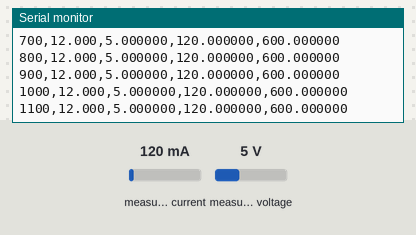
Recording of a program running on a simulated ESP32. Shown: the last lines printed to the serial monitor. The inputs (shaded band) are chosen by the test bench; at power-on: measured current 120 mA, measured voltage 5 V.

Above: at 1.2 s.
1.3 s: measured current set to 40 mA
At 1.31 s:
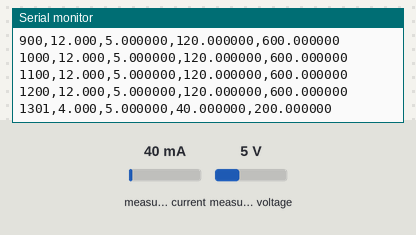
2.8 s: measured voltage set to 0.3 V
At 2.82 s:
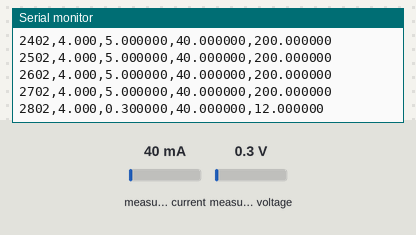
4.3 s: measured current set to 500 mA
At 4.32 s:
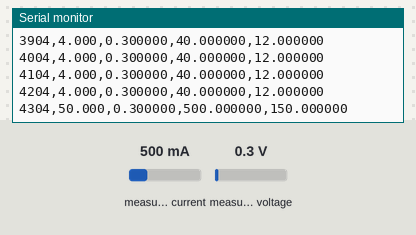
Timing chart, 0 to 7.3 s (numbered marks = the images above; inputs shaded):
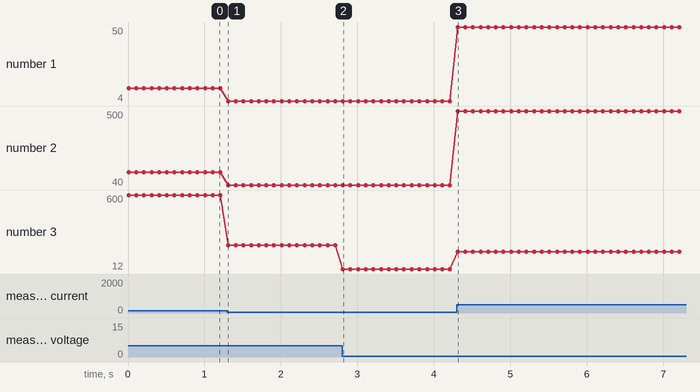

The program:

main.cpp
```cpp
#undef __APPLE__

#include <Adafruit_INA219.h>
#include <Arduino.h>

#define INTERVAL_MS 100

Adafruit_INA219 ina219;

void setup() {
    Serial.begin(115200);
    Serial.println("ms,shunt_mV,bus_V,current_mA,power_mW");

    ina219.begin();
}

unsigned long time_ms;
float shunt_mV;
float bus_V;
float current_mA;
float power_mW;

void loop() {
    time_ms = millis();
    shunt_mV = ina219.getShuntVoltage_mV();
    bus_V = ina219.getBusVoltage_V();
    current_mA = ina219.getCurrent_mA();
    power_mW = ina219.getPower_mW();

    Serial.printf("%lu,%5.3f,%f,%f,%f\n", time_ms, shunt_mV, bus_V, current_mA,
                  power_mW);

    delay((time_ms + INTERVAL_MS) - millis());
}
```

Measured:
- after the input at 1.3 s, the serial monitor: prints a new line at once (image 1)
- after the input at 2.8 s, the serial monitor: prints a new line at once (image 2)
- plotted number 1: 12 → 4 after the input at 1.3 s
- plotted number 2: 120 → 40 after the input at 1.3 s
